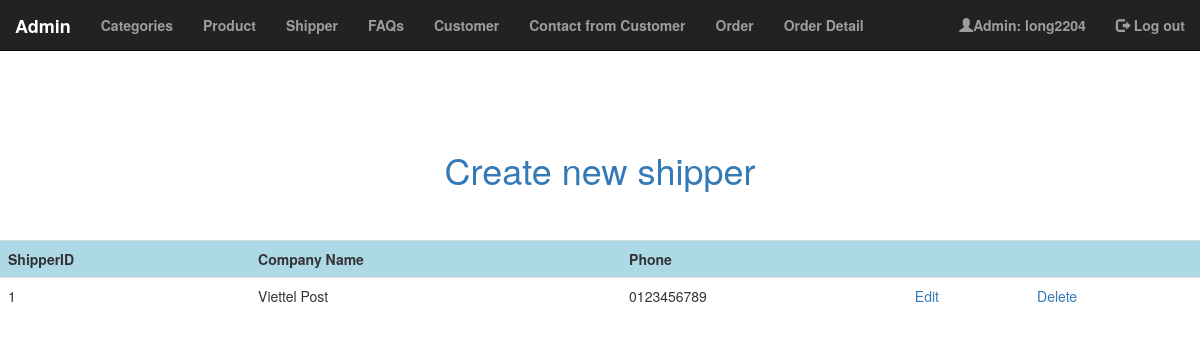
Screenshot of /code/foradmin/Shipper/index.php (signed in) with the database file from the repository.
### tables this page shows
CREATE TABLE `shipper` (
  `ShipperID` int(11) NOT NULL,
  `CompanyName` varchar(100) NOT NULL,
  `Phone` char(10) NOT NULL
);

### code/foradmin/lib/database.php (called while the page is built, shortened)
<?php
function db_connect() {
    $connection = mysqli_connect(DB_SERVER, DB_USER, DB_PASS, DB_NAME);
    return $connection;
}
$db = db_connect();
function confirm_query_result($result){
    global $db;
    if (!$result){
        echo mysqli_error($db);
        db_disconnect($db);
        exit;
    } else {
        return $result;
    }
}
function find_all_shipper(){
    global $db;
    $sql = "SELECT * FROM shipper ";
    $result = mysqli_query($db, $sql);
    return confirm_query_result($result);
}
?>

### code/foradmin/Shipper/index.php (the view, shortened to what this page needs)
<?php
require_once('../admin/adminheader.php');
?>
<!DOCTYPE html>
<html>
<head>
</head>
<body>
    <a href="new.php" style="text-align:center;"><h1>Create new shipper</h1></a> <br><br>
    <table class="table table-striped">
        <tr>
            <th>ShipperID</th>
            <th>Company Name</th>
            <th>Phone</th>
            <th>&nbsp;</th>
            <th>&nbsp;</th>
  	    </tr>
        <?php
        $shipper_set = find_all_shipper();
        $count = mysqli_num_rows($shipper_set);
        for ($i = 0; $i < $count; $i++):
            $shipper = mysqli_fetch_assoc($shipper_set);
        ?>
            <tr>
                <td><?php echo $shipper['ShipperID']; ?></td>
                <td><?php echo $shipper['CompanyName']; ?></td>
                <td><?php echo $shipper['Phone']; ?></td>
                <td><a href="<?php echo 'edit.php?id='.$shipper['ShipperID']; ?>">Edit</a></td>
                <td><a href="<?php echo 'delete.php?id='.$shipper['ShipperID']; ?>">Delete</a></td>
            </tr>
        <?php
        endfor;
        ?>
    </table>
</body>
</html>

### code/foradmin/Admin/AdminHeader.php (style rules this page uses)
body { margin-top:70px; }

### code/foradmin/Shipper/index.php (style rules this page uses)
table th { background-color:lightblue; }

### rows the page displays
shipper: ShipperID "1", CompanyName "Viettel Post", Phone "0123456789"

### other values shown
$_SESSION['adminname'] "long2204"
